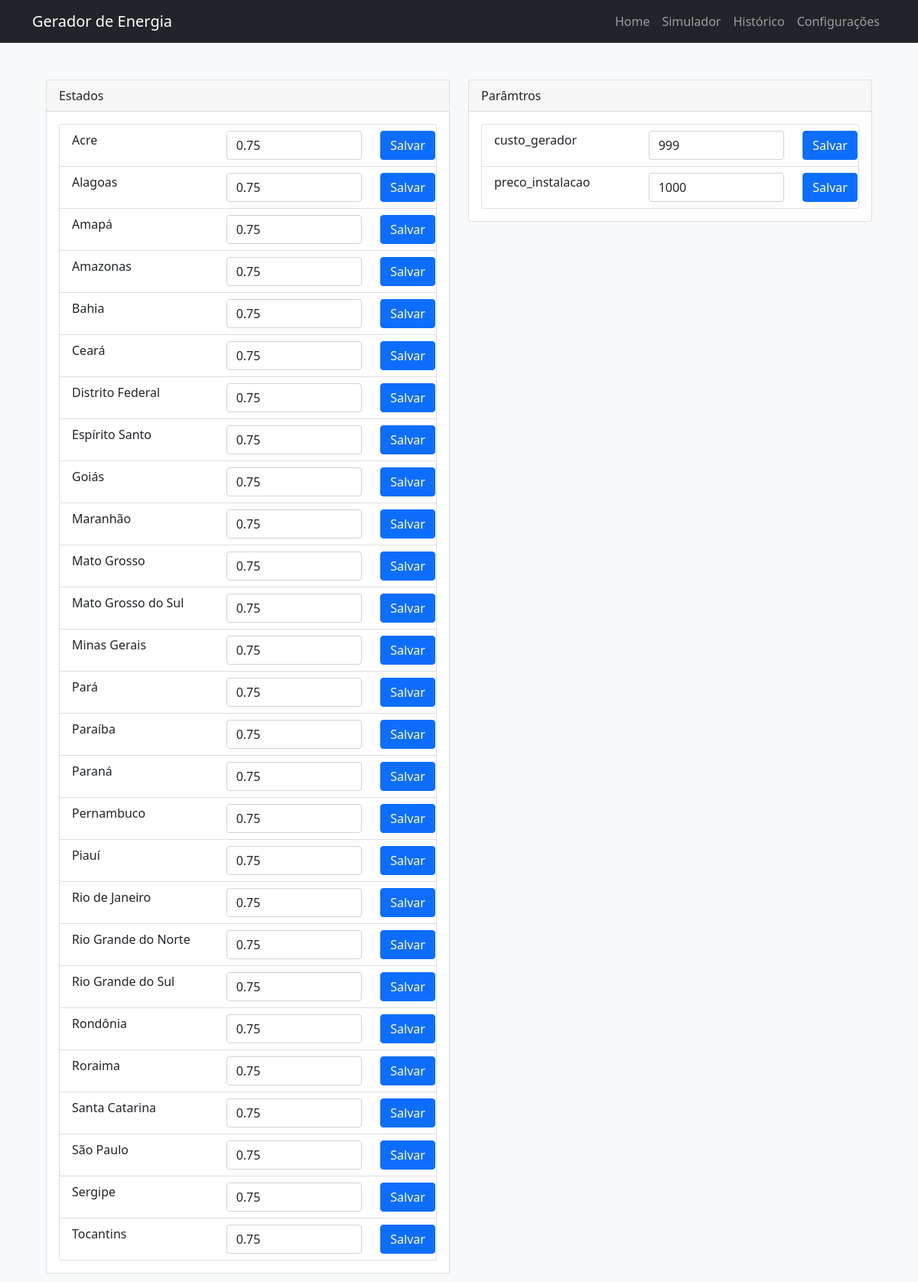
The app's page /configuracoes.php with its own data.
### tables this page shows
CREATE TABLE IF NOT EXISTS ufs (
    id INT NOT NULL AUTO_INCREMENT PRIMARY KEY,
    name VARCHAR(20) NOT NULL,
    abbreviation CHAR(2) NOT NULL,
    kwh FLOAT(10, 2)
);

CREATE TABLE IF NOT EXISTS parameters (
   id INT NOT NULL AUTO_INCREMENT PRIMARY KEY,
   name VARCHAR(255) NOT NULL,
   value VARCHAR(255) NOT NULL,
   notes LONGTEXT
);

### Database.php (called while the page is built, shortened)
<?php
class Database
{
    public function connect()
    {
        try {
            $conn = new PDO("mysql:host=" . config('db.host') . ";port=". config('db.port') .";dbname=" . config('db.database'),
                config('db.user'),
                config('db.password'),
                array(PDO::MYSQL_ATTR_INIT_COMMAND => "SET NAMES utf8"));
            $conn->setAttribute(PDO::ATTR_ERRMODE, PDO::ERRMODE_EXCEPTION);
            $this->conn = $conn;
        } catch(PDOException $e) {
            $this->error = 'ERROR: ' . $e->getMessage();
        }
    }
    public static function read($sql, $params = [])
    {
        $db = new Database();
        $db->connect();
        $stmt = $db->conn->prepare($sql);
        $stmt->execute($params);
        $data = [];
        while($row = $stmt->fetch()) {
            $data[] = $row;
        }
        return $data;
    }
}

### configuracoes.php (the view, shortened to what this page needs)
<?php
require_once './Database.php';
$sqlUfs = "SELECT * FROM ufs ORDER BY name";
$sqlParams = "SELECT * FROM parameters ORDER BY name";
$ufs = Database::read($sqlUfs);
$params = Database::read($sqlParams);
?>
    <main class="bg-light p-5">
        <div class="container">
            <div class="row">
                <div class="col-md-6">
                    <div class="card">
                        <div class="card-header">Estados</div>
                        <div class="card-body">
                            <div class="list-group">
                                <?php foreach ($ufs as $key => $uf): ?>
                                    <div class="list-group-item">
                                        <form method="post" class="row">
                                            <div class="col-md-5 align-middle"><?php echo $uf['name']; ?></div>
                                            <div class="col-md-5">
                                                <input type="text" data-mask-reverse="true" data-mask="#0.00" class="form-control" name="uf_kwh" id="uf_kwh_<?php echo $key; ?>" value="<?php echo $uf['kwh']; ?>" required/>
                                            </div>
                                            <div class="col-md-2">
                                                <button class="btn btn-primary" name="uf_id" value="<?php echo $uf['id']; ?>">Salvar</button>
                                            </div>
                                        </form>
                                    </div>
                                <?php endforeach; ?>
                            </div>
                        </div>
                    </div>
                </div>
                <div class="col-md-6">
                    <div class="card">
                        <div class="card-header">Parâmtros</div>
                        <div class="card-body">
                            <div class="list-group">
                                <?php foreach ($params as $key => $param): ?>
                                    <div class="list-group-item">
                                        <form method="post" class="row">
                                            <div class="col-md-5 align-middle"><?php echo $param['name']; ?></div>
                                            <div class="col-md-5">
                                                <input type="text" data-mask-reverse="true" data-mask="#0.00" class="form-control" name="param_value" id="param_value_<?php echo $key; ?>" value="<?php echo $param['value']; ?>" required/>
                                            </div>
                                            <div class="col-md-2">
                                                <button class="btn btn-primary" name="param_id" value="<?php echo $param['id']; ?>">Salvar</button>
                                            </div>
                                        </form>
                                    </div>
                                <?php endforeach; ?>
                            </div>
                        </div>
                    </div>
                </div>
            </div>
        </div>
    </main>

### records on screen
ufs: name "Acre", uf_kwh "0.75", $uf['id'] 2 (drawn)
ufs: name "Alagoas", uf_kwh "0.75", $uf['id'] 14 (drawn)
ufs: name "Amapá", uf_kwh "0.75", $uf['id'] 6 (drawn)
ufs: name "Amazonas", uf_kwh "0.75", $uf['id'] 3 (drawn)
ufs: name "Bahia", uf_kwh "0.75", $uf['id'] 16 (drawn)
ufs: name "Ceará", uf_kwh "0.75", $uf['id'] 10 (drawn)
ufs: name "Distrito Federal", uf_kwh "0.75", $uf['id'] 27 (drawn)
ufs: name "Espírito Santo", uf_kwh "0.75", $uf['id'] 18 (drawn)
ufs: name "Goiás", uf_kwh "0.75", $uf['id'] 26 (drawn)
ufs: name "Maranhão", uf_kwh "0.75", $uf['id'] 8 (drawn)
ufs: name "Mato Grosso", uf_kwh "0.75", $uf['id'] 25 (drawn)
ufs: name "Mato Grosso do Sul", uf_kwh "0.75", $uf['id'] 24 (drawn)
ufs: name "Minas Gerais", uf_kwh "0.75", $uf['id'] 17 (drawn)
ufs: name "Pará", uf_kwh "0.75", $uf['id'] 5 (drawn)
ufs: name "Paraíba", uf_kwh "0.75", $uf['id'] 12 (drawn)
ufs: name "Paraná", uf_kwh "0.75", $uf['id'] 21 (drawn)
ufs: name "Pernambuco", uf_kwh "0.75", $uf['id'] 13 (drawn)
ufs: name "Piauí", uf_kwh "0.75", $uf['id'] 9 (drawn)
ufs: name "Rio de Janeiro", uf_kwh "0.75", $uf['id'] 19 (drawn)
ufs: name "Rio Grande do Norte", uf_kwh "0.75", $uf['id'] 11 (drawn)
ufs: name "Rio Grande do Sul", uf_kwh "0.75", $uf['id'] 23 (drawn)
ufs: name "Rondônia", uf_kwh "0.75", $uf['id'] 1 (drawn)
ufs: name "Roraima", uf_kwh "0.75", $uf['id'] 4 (drawn)
ufs: name "Santa Catarina", uf_kwh "0.75", $uf['id'] 22 (drawn)
ufs: name "São Paulo", uf_kwh "0.75", $uf['id'] 20 (drawn)
ufs: name "Sergipe", uf_kwh "0.75", $uf['id'] 15 (drawn)
ufs: name "Tocantins", uf_kwh "0.75", $uf['id'] 7 (drawn)
parameters: name "custo_gerador", param_value "999", $param['id'] 1 (drawn)
parameters: name "preco_instalacao", param_value "1000", $param['id'] 2 (drawn)
